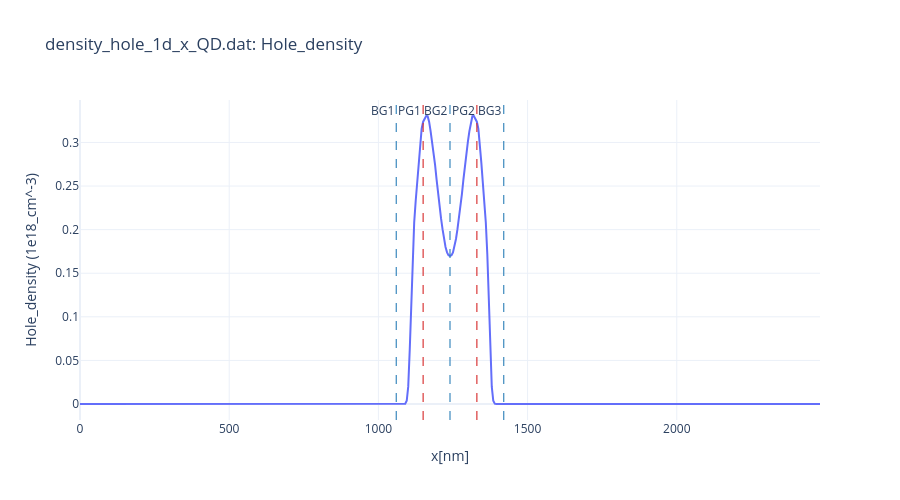
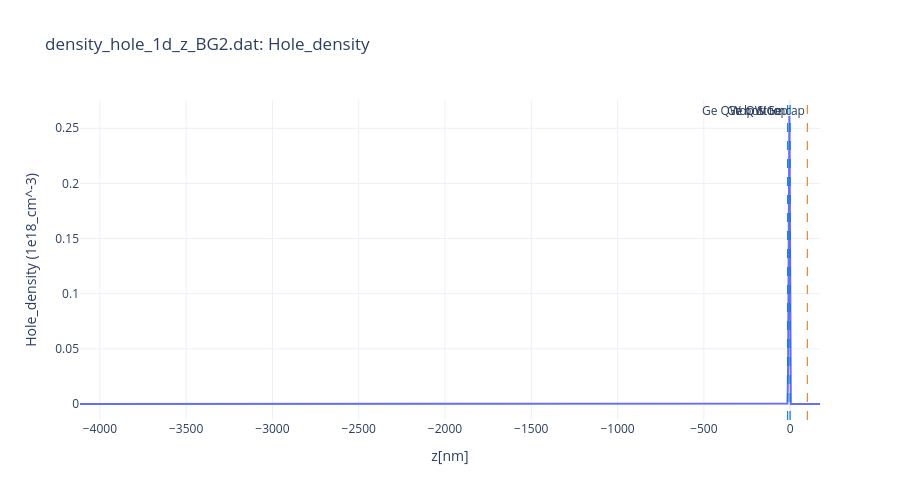
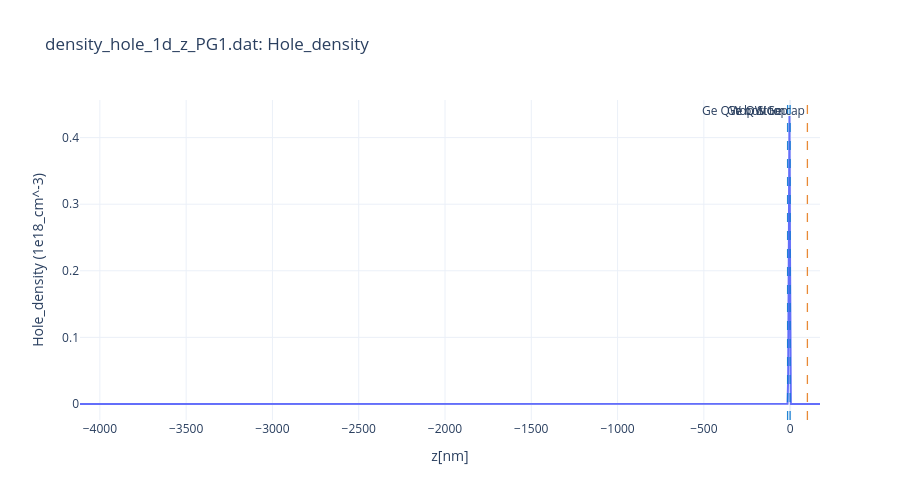
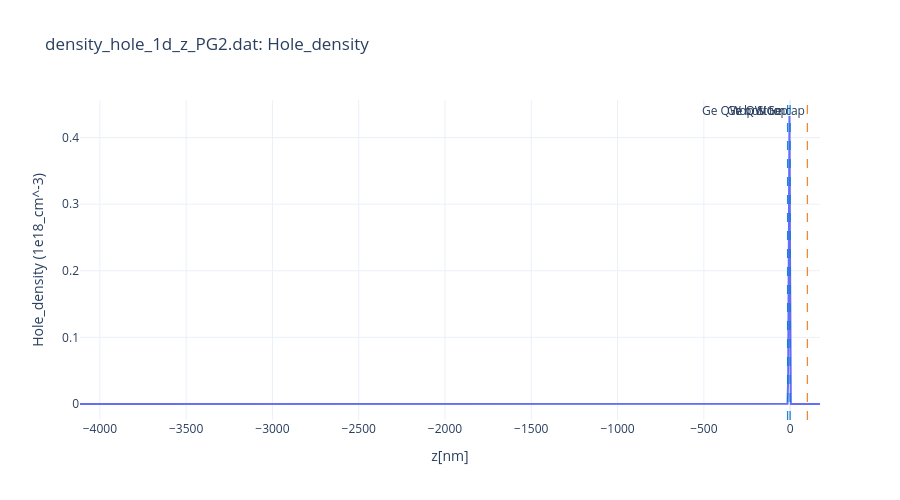

These figures' notebook cell, in order:
### Code cell
plot_bias_linecuts_for_cuts(
    RUN_ROOT,
    'density_hole',
    STANDARD_CUTS,
    # yscale='log',
    bias=BIAS_INDEX,
    interactive=INTERACTIVE_LINECUTS,
)

### Figure 1 — Plotly figure (JSON) as saved in the notebook; plotly's stock layout.template omitted (floating-point values rounded to 4 significant figures)
{"data": [{"mode": "lines", "name": "Hole_density", "type": "scatter", "x": [0.0, 10.44, 18.61, 25.0, 30.0, 40.0, 134.4, 228.9, 323.3, 417.8, 512.2, 606.7, 701.1, 795.6, 890.0, 992.4, 1015.0, 1020.0, 1025.0, 1030.0, 1035.0, 1040.0, 1045.0, 1050.0, 1055.0, 1060.0, 1065.0, 1070.0, 1075.0, 1080.0, 1085.0, 1090.0, 1095.0, 1100.0, 1105.0, 1110.0, 1115.0, 1120.0, 1125.0, 1130.0, 1135.0, 1140.0, 1145.0, 1150.0, 1155.0, 1160.0, 1165.0, 1170.0, 1175.0, 1180.0, 1185.0, 1190.0, 1195.0, 1200.0, 1205.0, 1210.0, 1215.0, 1220.0, 1225.0, 1230.0, 1235.0, 1240.0, 1245.0, 1250.0, 1255.0, 1260.0, 1265.0, 1270.0, 1275.0, 1280.0, 1285.0, 1290.0, 1295.0, 1300.0, 1305.0, 1310.0, 1315.0, 1320.0, 1325.0, 1330.0, 1335.0, 1340.0, 1345.0, 1350.0, 1355.0, 1360.0, 1365.0, 1370.0, 1375.0, 1380.0, 1385.0, 1390.0, 1395.0, 1400.0, 1405.0, 1410.0, 1415.0, 1420.0, 1425.0, 1430.0, 1435.0, 1440.0, 1445.0, 1450.0, 1455.0, 1460.0, 1465.0, 1488.0, 1590.0, 1684.0, 1779.0, 1873.0, 1968.0, 2062.0, 2157.0, 2251.0, 2346.0, 2440.0, 2450.0, 2455.0, 2461.0, 2470.0, 2480.0], "y": [0.0, 0.0, 0.0, 0.0, 0.0, 9.595e-311, 1.061e-310, 1.061e-310, 1.061e-310, 1.061e-310, 1.061e-310, 1.061e-310, 1.061e-310, 1.061e-310, 1.061e-310, 1.061e-310, 1.061e-310, 8.559e-32, 1.048e-29, 2.945e-27, 7.612e-25, 1.723e-22, 3.365e-20, 5.579e-18, 7.7e-16, 8.655e-14, 7.72e-12, 5.302e-10, 2.706e-08, 9.842e-07, 2.429e-05, 0.0003839, 0.003654, 0.01988, 0.06174, 0.1202, 0.1721, 0.2082, 0.2328, 0.2539, 0.2769, 0.2996, 0.3159, 0.3238, 0.3275, 0.3303, 0.3301, 0.3238, 0.3129, 0.3009, 0.2885, 0.2742, 0.2577, 0.241, 0.2261, 0.2128, 0.2006, 0.1893, 0.18, 0.1739, 0.1707, 0.1698, 0.1707, 0.1739, 0.18, 0.1893, 0.2006, 0.2128, 0.2261, 0.241, 0.2577, 0.2742, 0.2885, 0.3009, 0.3129, 0.3238, 0.3301, 0.3303, 0.3275, 0.3238, 0.3159, 0.2996, 0.2769, 0.2539, 0.2328, 0.2082, 0.1721, 0.1202, 0.06174, 0.01988, 0.003654, 0.0003839, 2.429e-05, 9.842e-07, 2.706e-08, 5.302e-10, 7.72e-12, 8.655e-14, 7.7e-16, 5.579e-18, 3.365e-20, 1.723e-22, 7.614e-25, 2.944e-27, 1.004e-29, 6.851e-32, 1.061e-310, 1.061e-310, 1.061e-310, 1.061e-310, 1.061e-310, 1.061e-310, 1.061e-310, 1.061e-310, 1.061e-310, 1.061e-310, 1.061e-310, 9.595e-311, 0.0, 0.0, 0.0, 0.0, 0.0]}], "layout": {"annotations": [{"showarrow": false, "text": "BG1", "x": 1060, "xanchor": "right", "xref": "x", "y": 1, "yanchor": "top", "yref": "y domain"}, {"showarrow": false, "text": "PG1", "x": 1150, "xanchor": "right", "xref": "x", "y": 1, "yanchor": "top", "yref": "y domain"}, {"showarrow": false, "text": "BG2", "x": 1240, "xanchor": "right", "xref": "x", "y": 1, "yanchor": "top", "yref": "y domain"}, {"showarrow": false, "text": "PG2", "x": 1330, "xanchor": "right", "xref": "x", "y": 1, "yanchor": "top", "yref": "y domain"}, {"showarrow": false, "text": "BG3", "x": 1420, "xanchor": "right", "xref": "x", "y": 1, "yanchor": "top", "yref": "y domain"}], "height": 500, "legend": {"itemclick": "toggle", "itemdoubleclick": "toggleothers"}, "shapes": [{"line": {"color": "#2C7FB8", "dash": "dash", "width": 1.3}, "opacity": 0.85, "type": "line", "x0": 1060, "x1": 1060, "xref": "x", "y0": 0, "y1": 1, "yref": "y domain"}, {"line": {"color": "#D62728", "dash": "dash", "width": 1.3}, "opacity": 0.85, "type": "line", "x0": 1150, "x1": 1150, "xref": "x", "y0": 0, "y1": 1, "yref": "y domain"}, {"line": {"color": "#2C7FB8", "dash": "dash", "width": 1.3}, "opacity": 0.85, "type": "line", "x0": 1240, "x1": 1240, "xref": "x", "y0": 0, "y1": 1, "yref": "y domain"}, {"line": {"color": "#D62728", "dash": "dash", "width": 1.3}, "opacity": 0.85, "type": "line", "x0": 1330, "x1": 1330, "xref": "x", "y0": 0, "y1": 1, "yref": "y domain"}, {"line": {"color": "#2C7FB8", "dash": "dash", "width": 1.3}, "opacity": 0.85, "type": "line", "x0": 1420, "x1": 1420, "xref": "x", "y0": 0, "y1": 1, "yref": "y domain"}], "title": {"text": "density_hole_1d_x_QD.dat: Hole_density"}, "xaxis": {"title": {"text": "x[nm]"}}, "yaxis": {"title": {"text": "Hole_density (1e18_cm^-3)"}}}}

### Figure 2 — Plotly figure (JSON) as saved in the notebook; plotly's stock layout.template omitted (floating-point values rounded to 4 significant figures; data arrays with more than 128 entries replaced by an {"elided": "..."} marker saying what was removed)
{"data": [{"mode": "lines", "name": "Hole_density", "type": "scatter", "x": {"elided": "554 float values"}, "y": {"elided": "554 float values"}}], "layout": {"annotations": [{"showarrow": false, "text": "Ge QW bottom", "x": -14.75, "xanchor": "right", "xref": "x", "y": 1, "yanchor": "top", "yref": "y domain"}, {"showarrow": false, "text": "Ge QW top", "x": -0.25, "xanchor": "right", "xref": "x", "y": 1, "yanchor": "top", "yref": "y domain"}, {"showarrow": false, "text": "top SiGe cap", "x": 99.95, "xanchor": "right", "xref": "x", "y": 1, "yanchor": "top", "yref": "y domain"}], "height": 500, "legend": {"itemclick": "toggle", "itemdoubleclick": "toggleothers"}, "shapes": [{"line": {"color": "#0B78D0", "dash": "dash", "width": 1.3}, "opacity": 0.9, "type": "line", "x0": -14.75, "x1": -14.75, "xref": "x", "y0": 0, "y1": 1, "yref": "y domain"}, {"line": {"color": "#0B78D0", "dash": "dash", "width": 1.3}, "opacity": 0.9, "type": "line", "x0": -0.25, "x1": -0.25, "xref": "x", "y0": 0, "y1": 1, "yref": "y domain"}, {"line": {"color": "#E67E22", "dash": "dash", "width": 1.3}, "opacity": 0.9, "type": "line", "x0": 99.95, "x1": 99.95, "xref": "x", "y0": 0, "y1": 1, "yref": "y domain"}], "title": {"text": "density_hole_1d_z_BG2.dat: Hole_density"}, "xaxis": {"title": {"text": "z[nm]"}}, "yaxis": {"title": {"text": "Hole_density (1e18_cm^-3)"}}}}

### Figure 3 — Plotly figure (JSON) as saved in the notebook; plotly's stock layout.template omitted (floating-point values rounded to 4 significant figures; data arrays with more than 128 entries replaced by an {"elided": "..."} marker saying what was removed)
{"data": [{"mode": "lines", "name": "Hole_density", "type": "scatter", "x": {"elided": "554 float values"}, "y": {"elided": "554 float values"}}], "layout": {"annotations": [{"showarrow": false, "text": "Ge QW bottom", "x": -14.75, "xanchor": "right", "xref": "x", "y": 1, "yanchor": "top", "yref": "y domain"}, {"showarrow": false, "text": "Ge QW top", "x": -0.25, "xanchor": "right", "xref": "x", "y": 1, "yanchor": "top", "yref": "y domain"}, {"showarrow": false, "text": "top SiGe cap", "x": 99.95, "xanchor": "right", "xref": "x", "y": 1, "yanchor": "top", "yref": "y domain"}], "height": 500, "legend": {"itemclick": "toggle", "itemdoubleclick": "toggleothers"}, "shapes": [{"line": {"color": "#0B78D0", "dash": "dash", "width": 1.3}, "opacity": 0.9, "type": "line", "x0": -14.75, "x1": -14.75, "xref": "x", "y0": 0, "y1": 1, "yref": "y domain"}, {"line": {"color": "#0B78D0", "dash": "dash", "width": 1.3}, "opacity": 0.9, "type": "line", "x0": -0.25, "x1": -0.25, "xref": "x", "y0": 0, "y1": 1, "yref": "y domain"}, {"line": {"color": "#E67E22", "dash": "dash", "width": 1.3}, "opacity": 0.9, "type": "line", "x0": 99.95, "x1": 99.95, "xref": "x", "y0": 0, "y1": 1, "yref": "y domain"}], "title": {"text": "density_hole_1d_z_PG1.dat: Hole_density"}, "xaxis": {"title": {"text": "z[nm]"}}, "yaxis": {"title": {"text": "Hole_density (1e18_cm^-3)"}}}}

### Figure 4 — Plotly figure (JSON) as saved in the notebook; plotly's stock layout.template omitted (floating-point values rounded to 4 significant figures; data arrays with more than 128 entries replaced by an {"elided": "..."} marker saying what was removed)
{"data": [{"mode": "lines", "name": "Hole_density", "type": "scatter", "x": {"elided": "554 float values"}, "y": {"elided": "554 float values"}}], "layout": {"annotations": [{"showarrow": false, "text": "Ge QW bottom", "x": -14.75, "xanchor": "right", "xref": "x", "y": 1, "yanchor": "top", "yref": "y domain"}, {"showarrow": false, "text": "Ge QW top", "x": -0.25, "xanchor": "right", "xref": "x", "y": 1, "yanchor": "top", "yref": "y domain"}, {"showarrow": false, "text": "top SiGe cap", "x": 99.95, "xanchor": "right", "xref": "x", "y": 1, "yanchor": "top", "yref": "y domain"}], "height": 500, "legend": {"itemclick": "toggle", "itemdoubleclick": "toggleothers"}, "shapes": [{"line": {"color": "#0B78D0", "dash": "dash", "width": 1.3}, "opacity": 0.9, "type": "line", "x0": -14.75, "x1": -14.75, "xref": "x", "y0": 0, "y1": 1, "yref": "y domain"}, {"line": {"color": "#0B78D0", "dash": "dash", "width": 1.3}, "opacity": 0.9, "type": "line", "x0": -0.25, "x1": -0.25, "xref": "x", "y0": 0, "y1": 1, "yref": "y domain"}, {"line": {"color": "#E67E22", "dash": "dash", "width": 1.3}, "opacity": 0.9, "type": "line", "x0": 99.95, "x1": 99.95, "xref": "x", "y0": 0, "y1": 1, "yref": "y domain"}], "title": {"text": "density_hole_1d_z_PG2.dat: Hole_density"}, "xaxis": {"title": {"text": "z[nm]"}}, "yaxis": {"title": {"text": "Hole_density (1e18_cm^-3)"}}}}
